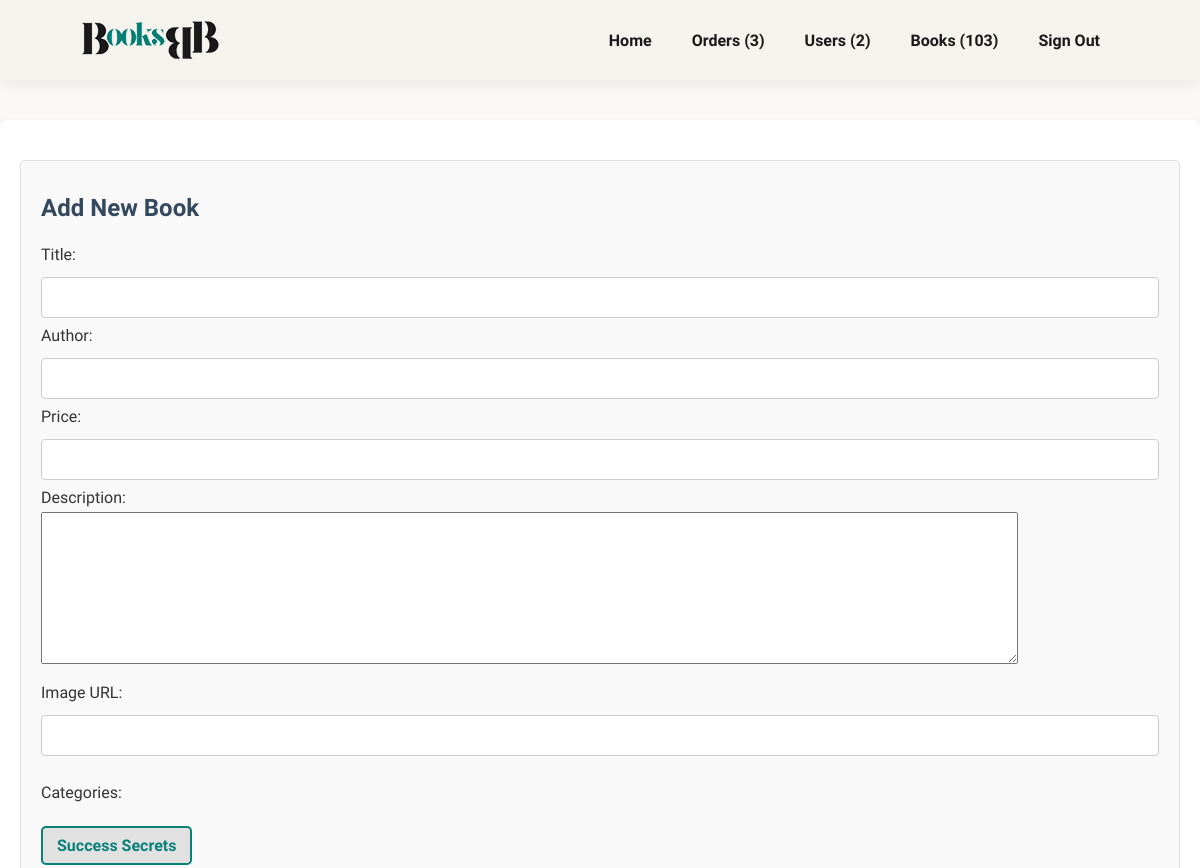
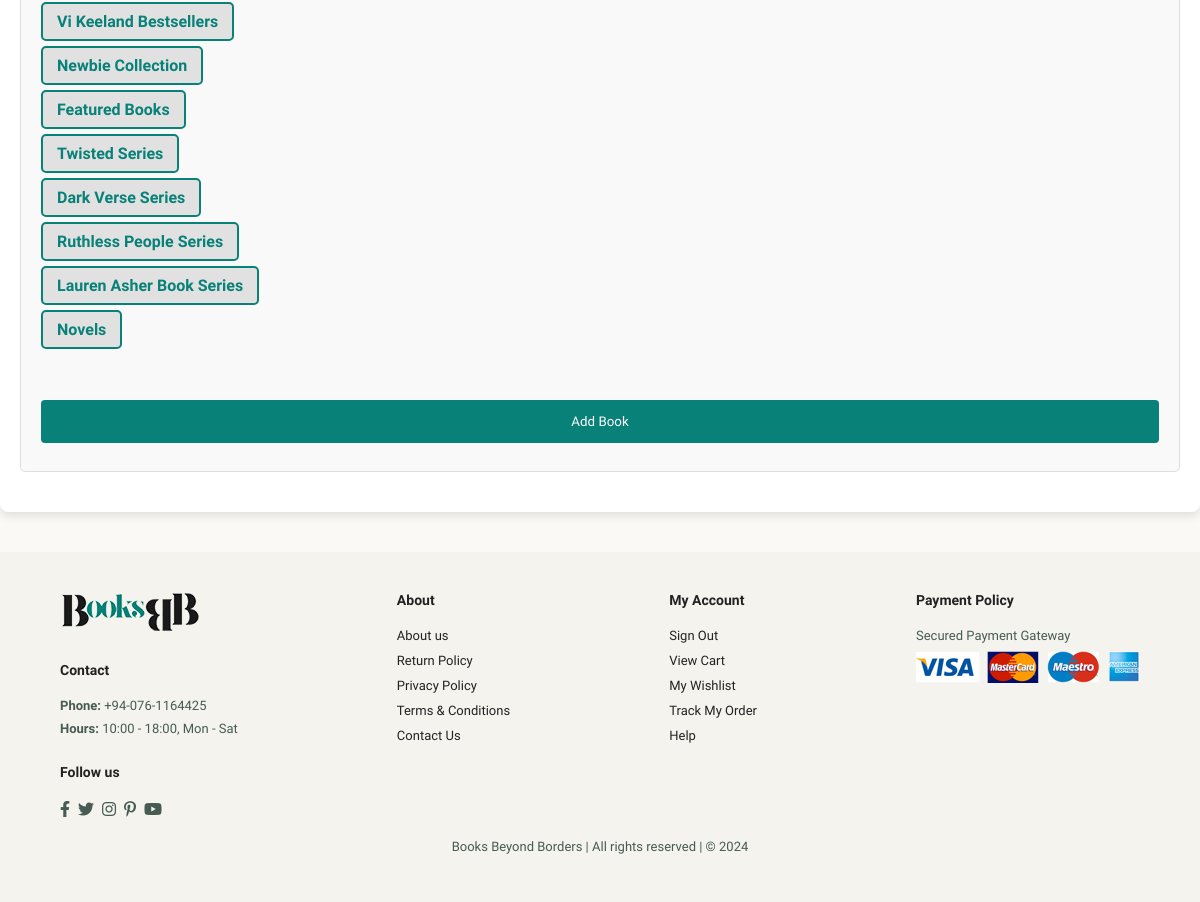
Screenshot of /admin/addbook.php (signed in) with the database file from the repository (2 pictures, top to bottom).
### tables this page shows
CREATE TABLE IF NOT EXISTS `categories` (
  `id` int NOT NULL AUTO_INCREMENT,
  `name` varchar(255) NOT NULL,
  PRIMARY KEY (`id`)
);

### admin/addbook.php (the view, shortened to what this page needs)
<?php
require_once 'header.php';
require_once '../include/db_connect.php';
function getCategories($conn) {
    $categories = [];
    $sql = "SELECT id, name FROM categories";
    $result = $conn->query($sql);
    if ($result->num_rows > 0) {
        while ($row = $result->fetch_assoc()) {
            $categories[] = $row;
        }
    }
    return $categories;
}
$categories = getCategories($conn);
?>
<!DOCTYPE html>
<html lang="en">
<head>
    <link rel="stylesheet" href="https://pro.fontawesome.com/releases/v5.10.0/css/all.css"/>
    <link rel="stylesheet" href="../assets/style.css">
</head>
<body>
<div class="account-container">
    <div class="add-book-form">
       <h2>Add New Book</h2>
        <form method="POST">
            <label for="title">Title:</label>
            <input type="text" name="title" required>
            <label for="author">Author:</label>
            <input type="text" name="author" required>
            <label for="price">Price:</label>
            <input type="number" name="price" step="0.01" required>
              <label for="description">Description:</label>
            <textarea name="description" rows="10" cols="120"></textarea>
            <br><br><label for="image">Image URL:</label>
          <input type="text" name="image" required>
          <br><br><label for="category_ids[]">Categories:</label><br>
          <?php foreach ($categories as $category): ?>
              <label for="category<?php echo $category['id']; ?>"><?php echo htmlspecialchars($category['name']); ?></label><br>
            <?php endforeach; ?><br><br>
            <button type="submit" name="add_book">Add Book</button>
        </form>
    </div>
          </div>
<?php require 'footer.php'; ?>
</body>
</html>

### assets/style.css (style rules this page uses)
* { margin: 0; padding: 0; box-sizing: border-box; font-family: 'Spartan',sans-serif; }
html { scroll-behavior: smooth; overflow-x: hidden; }
h2 { font-size: 46px; line-height: 54px; color: #222; }
body { width: 100%; background-color: #faf9f6; }
@media screen and (max-width: 1200px) { h2 { font-size: 42px; } }
.account-container { max-width: 1200px; margin: 40px auto; padding: 20px; background-color: #ffffff; border-radius: 8px; box-shadow: 0 4px 8px rgba(0, 0, 0, 0.1); font-family: 'Arial', sans-serif; color: #333; }
.account-container h2 { font-size: 1.5rem; margin-bottom: 10px; color: #34495e; }

### admin/addbook.php (style rules this page uses)
.add-book-form { width: 100%; margin: 20px auto; padding: 20px; border: 1px solid #ddd; border-radius: 5px; background-color: #f9f9f9; }
label { display: block; margin-bottom: 5px; }
input[type=text], input[type=number], select { width: 100%; padding: 12px 20px; margin: 8px 0; display: inline-block; border: 1px solid #ccc; border-radius: 4px; box-sizing: border-box; }
button { background-color: #088178; color: white; padding: 14px 20px; margin: 8px 0; border: none; border-radius: 4px; cursor: pointer; display: block; width: 100%; }
input[type="radio"] + label { display: inline-block; padding: 8px 14px; font-size: 16px; border: 2px solid #088178; border-radius: 5px; background-color: #e1e1e1; color: #088178; font-weight: bold; cursor: pointer; transition: all 0.3s ease; margin-right: 10px; }

### rows the page displays
categories: name "Success Secrets"
categories: name "Vi Keeland Bestsellers"
categories: name "Newbie Collection"
categories: name "Featured Books"
categories: name "Twisted Series"
categories: name "Dark Verse Series"
categories: name "Ruthless People Series"
categories: name "Lauren Asher Book Series"
categories: name "Novels"

### other values shown
$orders_count "3"
$users_count "2"
$books_count "103"
